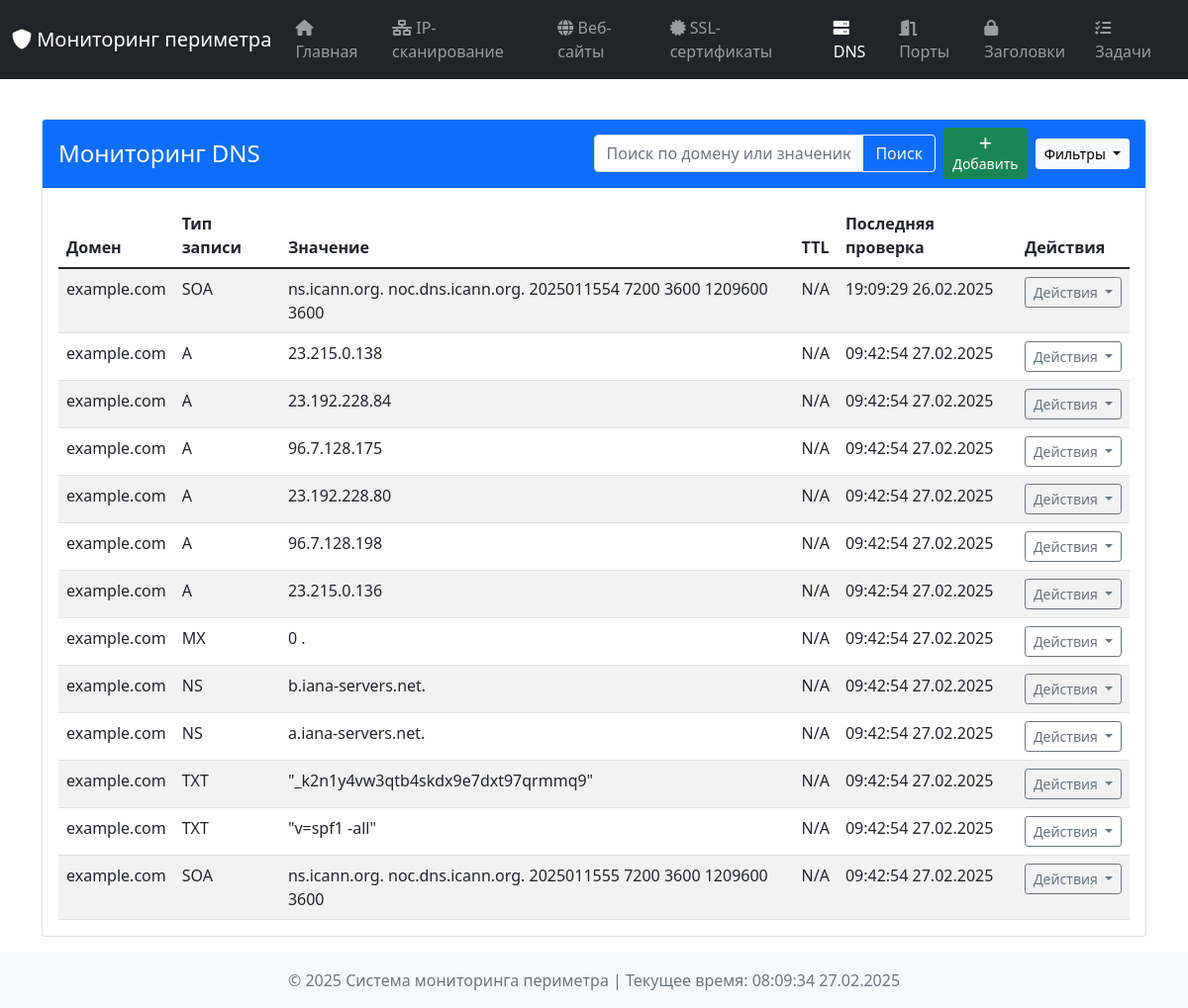
/dns, run on an earlier commit of the app's database.
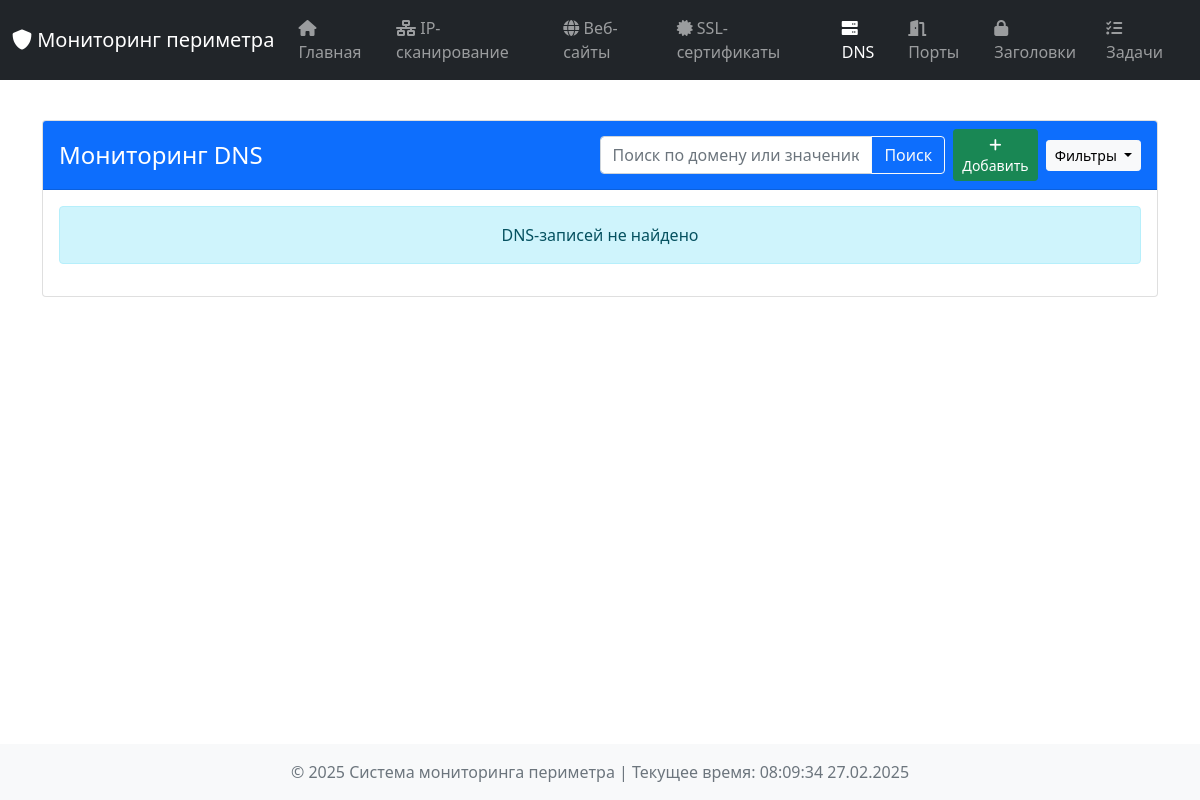
And on a later commit of the database.
### tables this page shows
CREATE TABLE dns_records (
                id INTEGER PRIMARY KEY AUTOINCREMENT,
                domain TEXT,
                record_type TEXT,
                value TEXT,
                ttl INTEGER,
                check_time TEXT,
                UNIQUE(domain, record_type, value)
            );

### dashboard/app.py (the view, shortened to what this page needs)
@app.route('/dns', methods=['GET', 'POST'])
def dns_monitoring():
    form = DNSForm()
    search_query = request.args.get('search', '').lower()
    record_type_filter = request.args.get('record_type')
    all_results = db_manager.get_all_records('dns_monitoring')
    filtered_results = all_results
    if search_query:
        filtered_results = [r for r in filtered_results if search_query in r['domain'].lower() or search_query in r['value'].lower()]
    if record_type_filter:
        filtered_results = [r for r in filtered_results if r['record_type'] == record_type_filter]
    return render_template('dns.html', results=filtered_results, current_time=datetime.now(), form=form,
                           search_query=search_query, record_type_filter=record_type_filter)

### dashboard/forms.py
class DNSForm(FlaskForm):
    domain = StringField('Domain', validators=[DataRequired()])
    check_now = BooleanField('Check Now')
    submit = SubmitField('Add DNS Record')

### dashboard/templates/dns.html (shortened to what this page needs)
{% extends "base.html" %}
{% block content %}
<div class="container mt-4">
    <div class="card">
        <div class="card-header bg-primary text-white d-flex justify-content-between align-items-center">
            <h4 class="mb-0">Мониторинг DNS</h4>
            <div class="d-flex align-items-center">
                <div class="input-group me-2">
                    <input type="text" class="form-control" id="searchInput" placeholder="Поиск по домену или значению"
                           value="{{ search_query }}" aria-label="Поиск">
                    <button class="btn btn-outline-light" type="button" onclick="submitSearch()">Поиск</button>
                </div>
                <button class="btn btn-success btn-sm me-2" data-bs-toggle="modal" data-bs-target="#addDNSModal">
                    <i class="fas fa-plus"></i> Добавить
                </button>
                <button class="btn btn-light btn-sm dropdown-toggle" type="button" id="filterDropdown" data-bs-toggle="dropdown" aria-expanded="false">
                    Фильтры
                </button>
            </div>
        </div>
        <div class="card-body">
            {% if results %}
                <div class="table-responsive">
                    <table class="table table-hover table-striped" id="dataTable">
                        <thead class="thead-dark">
                            <tr>
                                <th>Домен</th>
                                <th>Тип записи</th>
                                <th>Значение</th>
                                <th>TTL</th>
                                <th>Последняя проверка</th>
                                <th>Действия</th>
                            </tr>
                        </thead>
                        <tbody>
                            {% for result in results %}
                            <tr>
                                <td>{{ result.domain }}</td>
                                <td>{{ result.record_type or 'N/A' }}</td>
                                <td>{{ result.value or 'N/A' }}</td>
                                <td>{{ result.ttl or 'N/A' }}</td>
                                <td>{{ result.check_time.strftime('%H:%M:%S %d.%m.%Y') if result.check_time else 'N/A' }}</td>
                                <td>
                                    <div class="dropdown">
                                        <button class="btn btn-outline-secondary btn-sm dropdown-toggle" type="button" data-bs-toggle="dropdown" aria-expanded="false">
                                            Действия
                                        </button>
                                    </div>
                                </td>
                            </tr>
                            {% endfor %}
                        </tbody>
                    </table>
                </div>
            {% else %}
                <div class="alert alert-info text-center">
                    DNS-записей не найдено
                </div>
            {% endif %}
        </div>
    </div>
</div>
{% endblock %}

What changed in the data, as far as the page shows it:
removed dns_records: domain "example.com", record_type "SOA", value "ns.icann.org. noc.dns.icann.org. 2025011554 7200 3600 1209600 3600", ttl "N/A", check_time "19:09:29 26.02.2025"
removed dns_records: domain "example.com", record_type "A", value "23.215.0.138", ttl "N/A", check_time "09:42:54 27.02.2025"
removed dns_records: domain "example.com", record_type "A", value "23.192.228.84", ttl "N/A", check_time "09:42:54 27.02.2025"
removed dns_records: domain "example.com", record_type "A", value "96.7.128.175", ttl "N/A", check_time "09:42:54 27.02.2025"
removed dns_records: domain "example.com", record_type "A", value "23.192.228.80", ttl "N/A", check_time "09:42:54 27.02.2025"
removed dns_records: domain "example.com", record_type "A", value "96.7.128.198", ttl "N/A", check_time "09:42:54 27.02.2025"
removed dns_records: domain "example.com", record_type "A", value "23.215.0.136", ttl "N/A", check_time "09:42:54 27.02.2025"
removed dns_records: domain "example.com", record_type "MX", value "0 .", ttl "N/A", check_time "09:42:54 27.02.2025"
removed dns_records: domain "example.com", record_type "NS", value "b.iana-servers.net.", ttl "N/A", check_time "09:42:54 27.02.2025"
removed dns_records: domain "example.com", record_type "NS", value "a.iana-servers.net.", ttl "N/A", check_time "09:42:54 27.02.2025"
removed dns_records: domain "example.com", record_type "TXT", value "\"_k2n1y4vw3qtb4skdx9e7dxt97qrmmq9\"", ttl "N/A", check_time "09:42:54 27.02.2025"
removed dns_records: domain "example.com", record_type "TXT", value "\"v=spf1 -all\"", ttl "N/A", check_time "09:42:54 27.02.2025"
removed dns_records: domain "example.com", record_type "SOA", value "ns.icann.org. noc.dns.icann.org. 2025011555 7200 3600 1209600 3600", ttl "N/A", check_time "09:42:54 27.02.2025"
Also different on the page:
text no longer shown: "Домен Тип записи Значение TTL Последняя проверка Действия"
text now shown: "DNS-записей не найдено"
